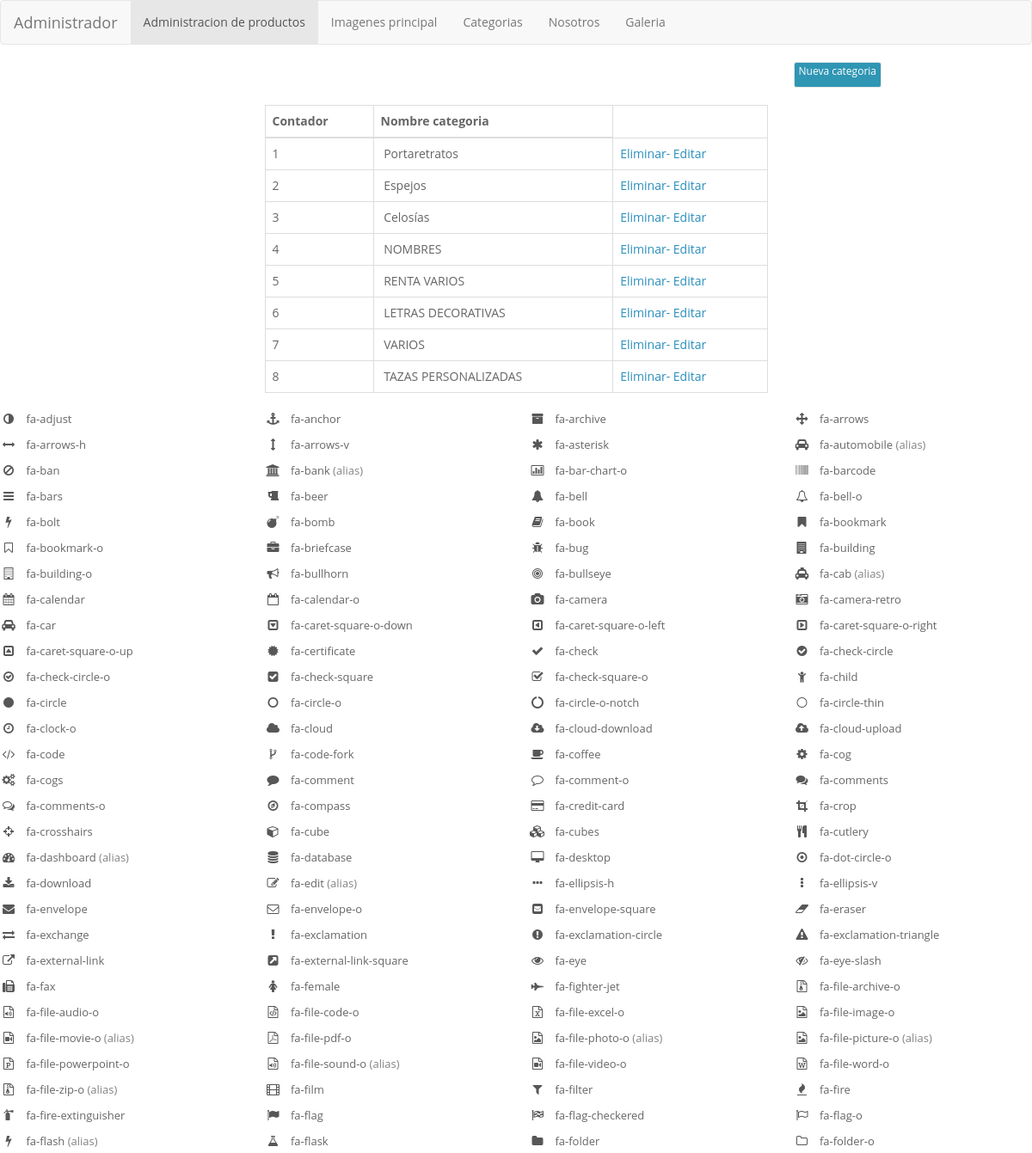
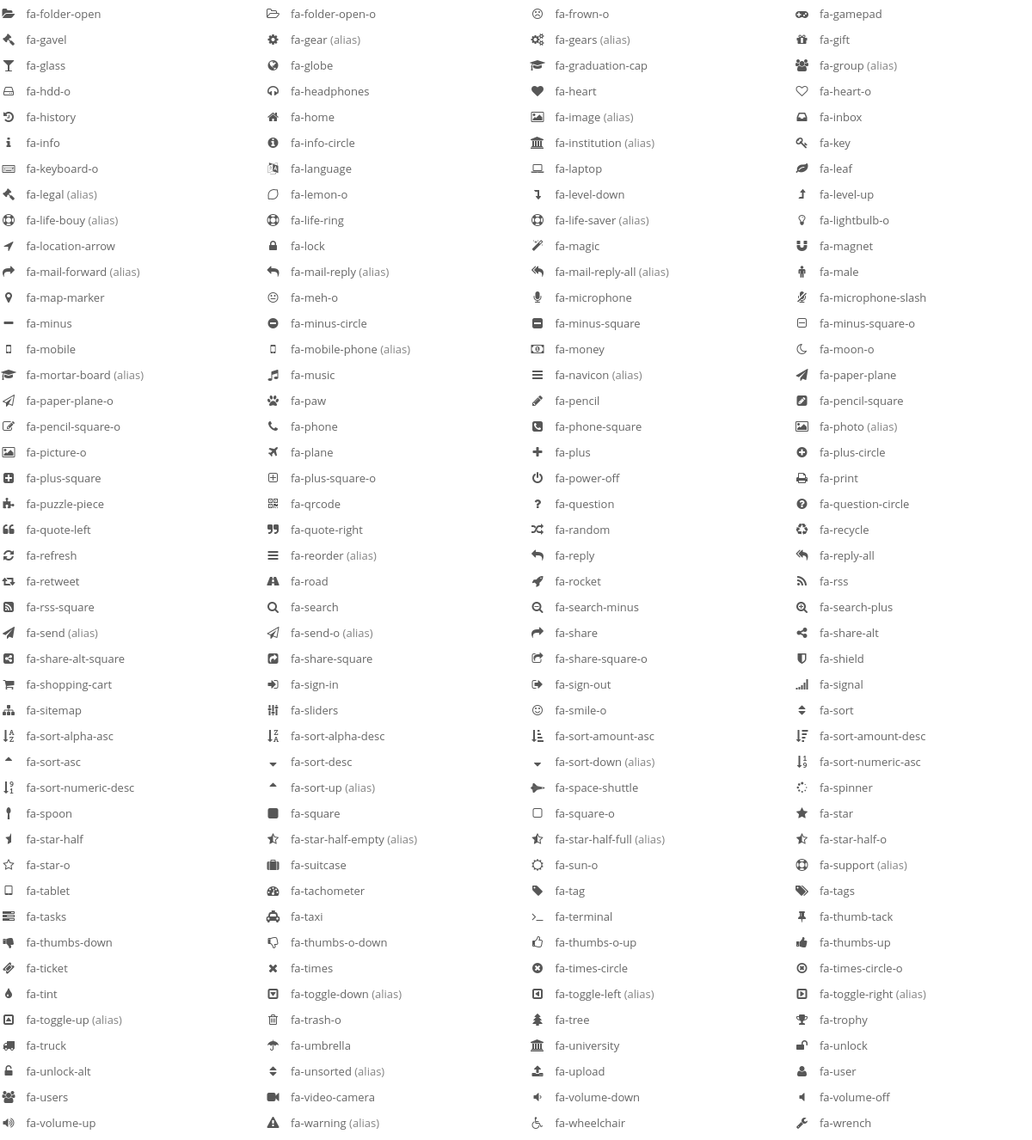
The app's page /panel/categorias.php (signed in) with its own data (2 pictures, top to bottom).
### tables this page shows
CREATE TABLE IF NOT EXISTS `categorias` (
  `id_categoria` bigint(20) NOT NULL AUTO_INCREMENT,
  `categoria` varchar(50) DEFAULT NULL,
  `imagen` varchar(100) DEFAULT NULL,
  PRIMARY KEY (`id_categoria`)
);

### panel/categorias.php (the view, shortened to what the rows shown need)
<!DOCTYPE html>
<html lang="en" >
    <head>
        <link href="css/bootstrap.min.css" rel="stylesheet">
        <link rel="stylesheet" href="css/font_awesome.css">
        <link rel="stylesheet" href="css/styles.css">
        <link rel="stylesheet" href="css/mystyles.css">
    </head>
    <body>
        <br />
        <div class="row">
            <div class="col-md-6">
                <table class="table table-bordered">
                    <thead>
                        <tr>
                            <th>
                                Contador
                            </th>
                            <th>
                                Nombre categoria
                            </th>
                        </tr>
                    </thead>
                    <tbody>
                        <?php
                        include '../includes/Conexion.php';
                        $sql = new MySQL();
                        $res = $sql->consulta("SELECT * FROM categorias");
                        $i = 1;
                        while ($row = $sql->fetch_array($res)) {
                            ?>
                            <tr>
                                <td>
                                    <?= $i++ ?>
                                </td>
                                <td>
                                    <?= $row["categoria"] ?>
                                </td>
                                <td>
                                    <a href="eliminarCategoria.php?id=<?= $row["id_categoria"] ?>">Eliminar-</a>
                                    <a href="editarCategoria.php?id=<?= $row["id_categoria"] ?>">Editar</a>
                                </td>
                            </tr>
                            <?php
                        }
                        ?>
                    </tbody>
                </table>
            </div>
        </div>
    </body>
</html>

### records on screen
categorias: categoria "Portaretratos"
categorias: categoria "Espejos"
categorias: categoria "Celosías"
categorias: categoria "NOMBRES"
categorias: categoria "RENTA VARIOS"
categorias: categoria "LETRAS DECORATIVAS"
categorias: categoria "VARIOS"
categorias: categoria "TAZAS PERSONALIZADAS"
